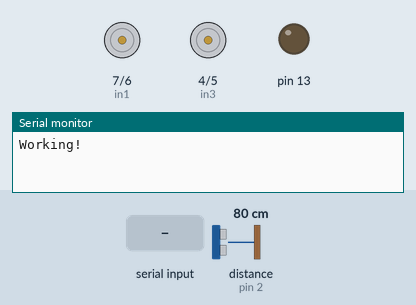
Bench run of a sketch on a simulated Arduino Uno, built with avr-gcc and run on an emulated ATmega328P. Parts: motor-driver pin pairs drawn as motors (green arrow = first pin HIGH = forward, orange = second pin HIGH = backward, longer = more drive, scaled by the enable pin), output pins drawn as LEDs (lit = HIGH), the last lines printed to the serial monitor. Wiring (inferred from the names in the program): ultrasonic range finder: trigger pin 8; echo pin 2. Inputs (shaded band) come from the test bench; at power-on: distance to the obstacle (sensor on pin 2) 80 cm. The echo pulse lasts 58.3 µs per cm; pins used as bus, display or sensor lines are not drawn.

Above: at 1.2 s.
1.3 s: "90 45\n" received over Serial
At 3.5 s:
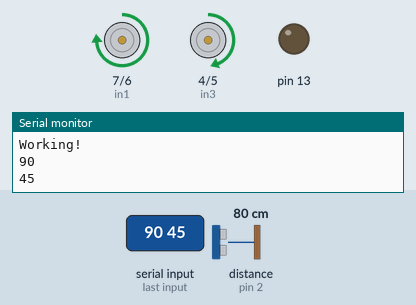
3.8 s: "30 150\n" received over the second serial link
At 5.1 s:
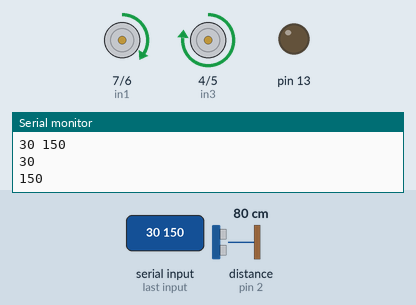
6.3 s: distance to the obstacle (sensor on pin 2) set to 18 cm
7.8 s: distance to the obstacle (sensor on pin 2) set to 14 cm
At 8.5 s:
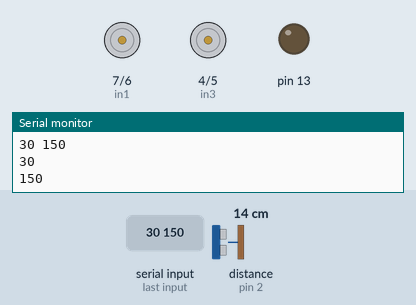
Timing chart, 0 to 10.8 s (numbered marks = the images above; inputs shaded):
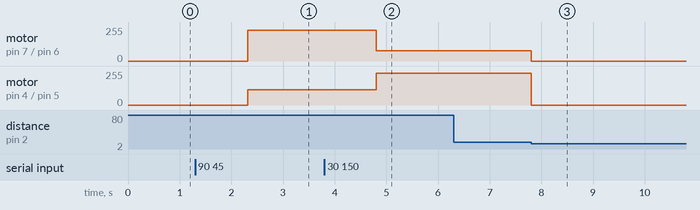

The sketch:

car7.ino
```cpp
#include <SoftwareSerial.h>

SoftwareSerial mySerial(10, 11); // RX, TX
int trigPin = 8;
int echoPin = 2;
long duration;
int distance;
int enA = 9;
int in1 = 7;
int in2 = 6;
int enB = 3;
int in3 = 4;
int in4 = 5;
String x;
void setup() {
  Serial.begin(9600);
  pinMode(13, OUTPUT);
  pinMode(trigPin, OUTPUT);
  pinMode(echoPin, INPUT);

  Serial.println("Working!");

  pinMode(enA, OUTPUT);
  pinMode(in1, OUTPUT);
  pinMode(in2, OUTPUT);
  pinMode(enB, OUTPUT);
  pinMode(in3, OUTPUT);
  pinMode(in4, OUTPUT);

  mySerial.begin(9600);
  mySerial.println("Hello, world");
  }
  int flag = 0;
void loop() {
  digitalWrite(trigPin, LOW);
  delayMicroseconds(2);
  digitalWrite(trigPin, HIGH);
  delayMicroseconds(10);
  digitalWrite(trigPin, LOW);
  duration = pulseIn(echoPin, HIGH);
  distance= duration*0.034/2;
  if (distance < 15){
      analogWrite(enA, 0);
      analogWrite(enB, 0);
  }
  if (mySerial.available()) {
    x = mySerial.readString();
    Serial.println(x);
    flag = 1;
  }
  if (Serial.available()) {
    x = Serial.readString();
    mySerial.println(x);
    flag = 1;
  }
  if (flag == 1){
  flag = 0;
  String tokens[2];
  int l = x.length();
  //split x to tokens , split is based on space(' ') between words
  int cnt = 0;
  for (int i=0; i<l ; i++)
  {
    if (x[i] == ' ')
      cnt++;
    tokens[cnt]=tokens[cnt]+x[i];
  }

  for(int i=0; i<2; i++)
  {
    tokens[i].trim();//remove white space
    Serial.println(tokens[i]);
  }
  //Serial.println(cnt);
    if (cnt == 1){
    //we expect 2 item in command
    int Speed1  = tokens[0].toInt();
    int Speed2 = tokens[1].toInt();
    if (distance>15)
     {
       analogWrite(enA, 255*Speed1/100);
       digitalWrite(in1, HIGH);
       digitalWrite(in2, LOW);
       analogWrite(enB, 255*Speed2/100);
       digitalWrite(in3, HIGH);
       digitalWrite(in4, LOW);
     }
     else {
       Serial.println("ERORR: too close to a surface");
       mySerial.println("ERORR: too close to a surface");
     }
   }
   else {
     Serial.println("ERROR: command not in correct format");
     mySerial.println("ERROR: command not in correct format");
   }
  }
}
```

Measured:
- the behaviour switches between 16 and 15 cm on distance to the obstacle (sensor on pin 2) (found by bisection; images 2 and 3)
- after the input at 1.3 s, motor on pin 7 (in1) / pin 6 (in2): stopped → forward 229/255 after 1.0 s; motor on pin 4 (in3) / pin 5 (in4): stopped → forward 114/255 after 1.0 s
- after the input at 3.8 s, motor on pin 7 (in1) / pin 6 (in2): forward 229/255 → forward 76/255 after 1.0 s; motor on pin 4 (in3) / pin 5 (in4): forward 114/255 → forward 240/255 after 1.0 s
- after the input at 6.3 s, every drawn part: stays the same
- after the input at 7.8 s, motor on pin 7 (in1) / pin 6 (in2): forward 76/255 → stopped at once; motor on pin 4 (in3) / pin 5 (in4): forward 240/255 → stopped at once
